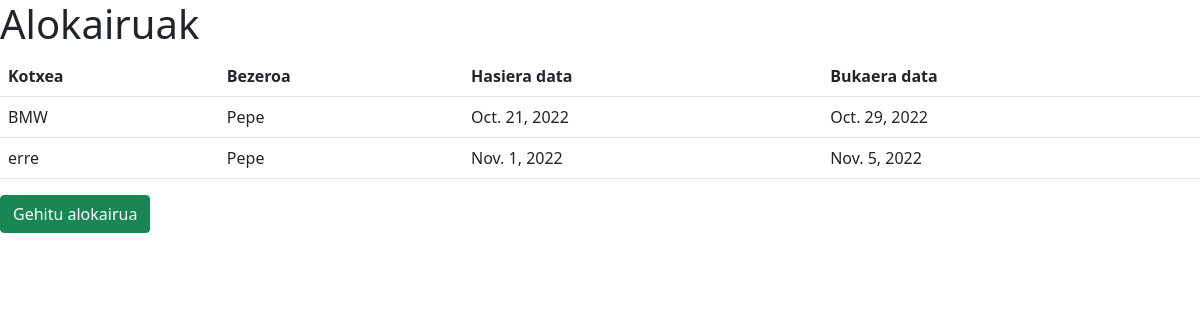
The page /alokairuak/ on the database as committed earlier.
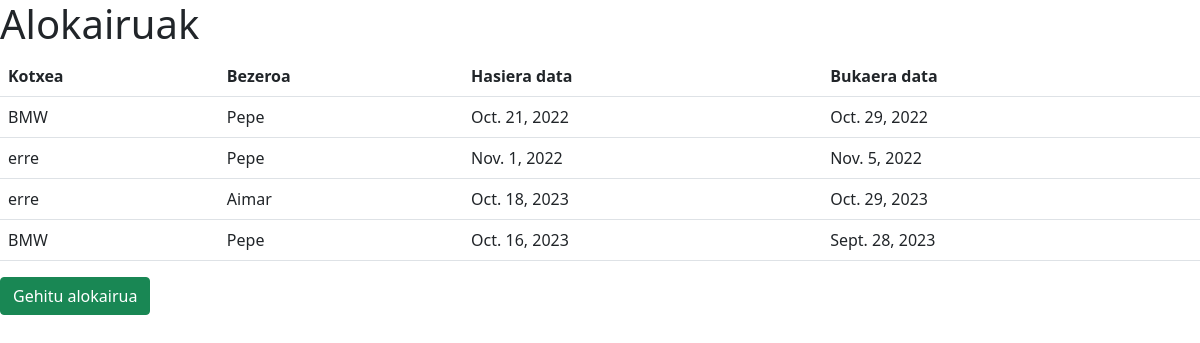
The same page on the database as committed later.
### kotxea/models.py (models this page shows)
class Alokairua(models.Model):
    kotxe_matrikula = models.ForeignKey(Kotxea, on_delete=models.CASCADE)
    bezero_dni = models.ForeignKey(Bezeroa, on_delete=models.CASCADE)
    alokairu_data_hasi = models.DateField(null=True)
    alokairu_data_bukatu = models.DateField(null=True)

class Kotxea(models.Model):
    matrikula = models.CharField(max_length=50, primary_key=True)
    marka = models.CharField(max_length=100)
    prezioa = models.DecimalField(max_digits=8, decimal_places=2, validators=[
        MinValueValidator(0)])
    def __str__(self):
        return self.marka

class Bezeroa(models.Model):
    dni = models.CharField(max_length=50,primary_key=True)
    izena = models.CharField(max_length=50)
    abizena = models.CharField(max_length=50)
    adina = models.IntegerField(validators=[
        MinValueValidator(0)])
    def __str__(self):
        return self.izena

### kotxea/views.py (the view)
# urls.py: path('alokairuak/',views.alokairuak,name='alokairuak'),
def alokairuak(request):
    alokairuak = Alokairua.objects.all
    return render(request, 'alokairuak.html',{'alokairuak':alokairuak})

### kotxea/templates/alokairuak.html (shortened to what this page needs)
<!DOCTYPE html>
<html lang="en">
<head>
    <link
      href="https://cdn.jsdelivr.net/npm/bootstrap@5.0.2/dist/css/bootstrap.min.css"
      rel="stylesheet"
    />
</head>
<body>
    <h1>Alokairuak</h1>
    <table class="table">
        <tr>
            <th>Kotxea</th>
            <th>Bezeroa</th>
            <th>Hasiera data</th>
            <th>Bukaera data</th>
        </tr>
        {% for alokairua in alokairuak%}
        <tr>
            <td>{{alokairua.kotxe_matrikula}}</td>
            <td>{{alokairua.bezero_dni}}</td>
            <td>{{alokairua.alokairu_data_hasi}}</td>
            <td>{{alokairua.alokairu_data_bukatu}}</td>
        </tr>
        {% endfor%}
    </table>
    <a class="btn btn-success" href="gehitualokairua/">Gehitu alokairua</a>
</body>
</html>

Rows that differ between the two databases and show on the page:
added Alokairua: kotxe_matrikula "erre", bezero_dni "Aimar", alokairu_data_hasi "Oct. 18, 2023", alokairu_data_bukatu "Oct. 29, 2023"
added Alokairua: kotxe_matrikula "BMW", bezero_dni "Pepe", alokairu_data_hasi "Oct. 16, 2023", alokairu_data_bukatu "Sept. 28, 2023"
